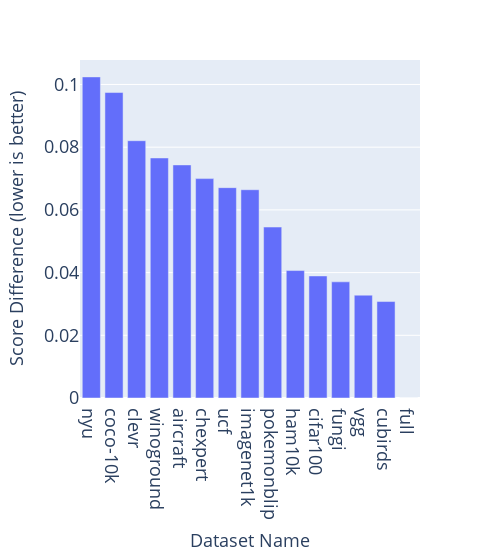

The notebook cell saved with this chart:
### Code cell
# Calculate the difference from 'full' variant
data = stats_df.copy()
# sort by mean_score
data = data.sort_values(by="mean_score", ascending=False)
display_custom(data)
full_score = data[data['Name'] == 'full']['mean_score'].values[0]
data['Score Difference'] = data['mean_score'] - full_score
# rename pokemonblipcaptions to pokemonblip
data["Name"] = data["Name"].str.replace("pokemonblipcaptions", "pokemonblip")
font_size = 18
# Create a line chart with markers using Plotly
fig = px.bar(data, x='Name', y='Score Difference', labels={'Name': 'Dataset Name', 'Score Difference':'Score Difference (lower is better)'})
fig.update_layout(
    # height=300,
    width=500,
    showlegend=False,
    font=dict(size=font_size),  # Global font size
    yaxis=dict(
        title_font=dict(size=font_size),  # Y-axis title font size
        tickfont=dict(size=font_size),  # Y-axis tick font size
    ),
    xaxis=dict(
        title_font=dict(size=font_size),  # X-axis title font size (if any)
        tickfont=dict(size=font_size),  # X-axis tick font size
    ),
    # margin=dict(l=20, r=20, t=20, b=20),  # margins
    
)

# Save the figure as a PDF file
fig.write_image("figure.pdf")
# Show the figure
fig.show()

### Figure 1 — Plotly figure (JSON) as saved in the notebook; plotly's stock layout.template omitted (floating-point values rounded to 4 significant figures)
{"data": [{"alignmentgroup": "True", "hovertemplate": "Dataset Name=%{x}<br>Score Difference (lower is better)=%{y}<extra></extra>", "legendgroup": "", "marker": {"color": "#636efa", "pattern": {"shape": ""}}, "name": "", "offsetgroup": "", "orientation": "v", "showlegend": false, "textposition": "auto", "type": "bar", "x": ["nyu", "coco-10k", "clevr", "winoground", "aircraft", "chexpert", "ucf", "imagenet1k", "pokemonblip", "ham10k", "cifar100", "fungi", "vgg", "cubirds", "full"], "xaxis": "x", "y": [0.1024, 0.09743, 0.08207, 0.07656, 0.07434, 0.06998, 0.06709, 0.06643, 0.05452, 0.04065, 0.03893, 0.03705, 0.0328, 0.03077, 0], "yaxis": "y"}], "layout": {"barmode": "relative", "font": {"size": 18}, "legend": {"tracegroupgap": 0}, "margin": {"t": 60}, "showlegend": false, "width": 500, "xaxis": {"anchor": "y", "domain": [0, 1], "tickfont": {"size": 18}, "title": {"font": {"size": 18}, "text": "Dataset Name"}}, "yaxis": {"anchor": "x", "domain": [0, 1], "tickfont": {"size": 18}, "title": {"font": {"size": 18}, "text": "Score Difference (lower is better)"}}}}
